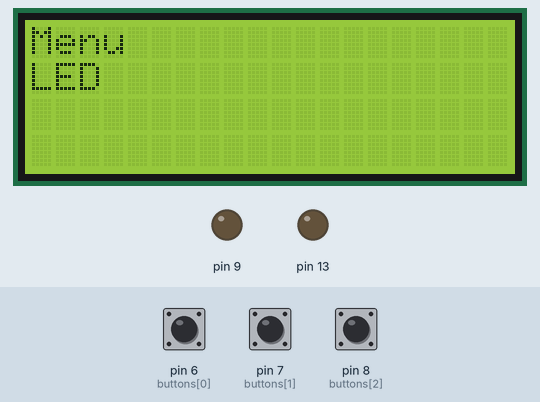
This sketch was run on a simulated Arduino Uno, built with avr-gcc and run on an emulated ATmega328P. Shown: 20×4 character LCD, output pins drawn as LEDs (lit = HIGH). The test bench sets the inputs (shaded band); at power-on: pin 6 (buttons[0]) HIGH, pin 7 (buttons[1]) HIGH, pin 8 (buttons[2]) HIGH.

Above: at 2.2 s.
2.3 s: pin 6 (buttons[0]) pulled LOW for 0.15 s
At 3.1 s:
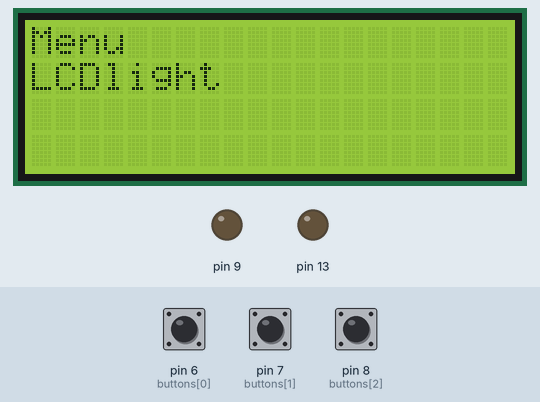
3.9 s: pin 7 (buttons[1]) pulled LOW for 0.15 s
5.5 s: pin 6 (buttons[0]) pulled LOW for 1 s
At 7.7 s:
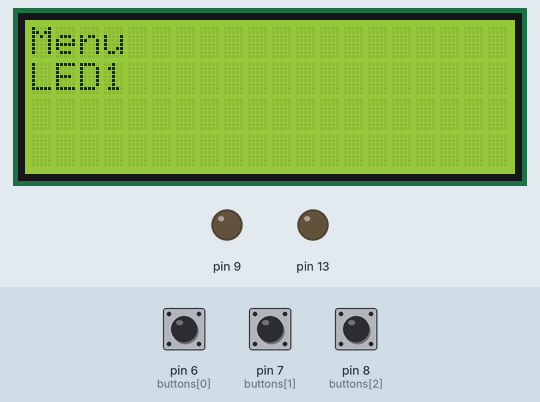
8.0 s: pin 7 (buttons[1]) pulled LOW for 1 s
At 9.8 s:
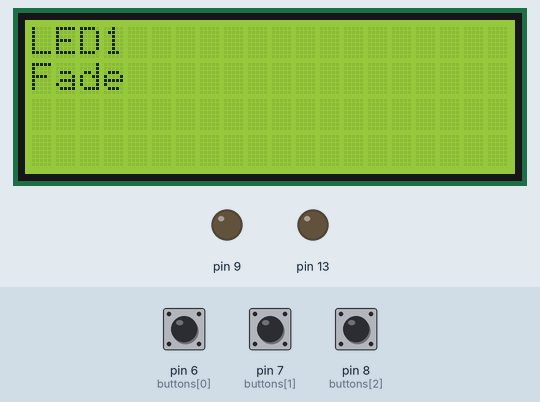
10.5 s: pin 6 (buttons[0]) pulled LOW for 0.15 s
At 11.7 s:
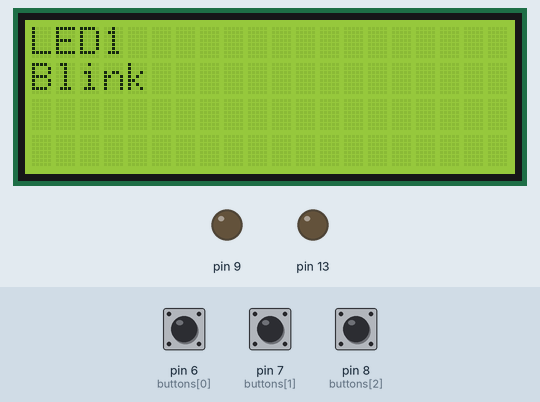
12.1 s: pin 7 (buttons[1]) pulled LOW for 0.15 s
Timing chart, 0 to 14.7 s (numbered marks = the images above; inputs shaded):
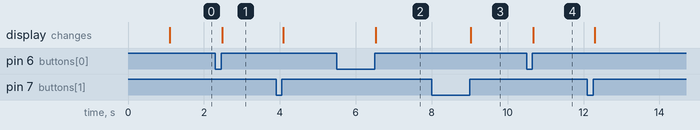

The sketch:

sketch_oct05a.ino
```cpp
//
//#include <LiquidCrystal.h>
//LiquidCrystal lcd(12, 11, 10, 5, 4, 3, 2); // ARDUINO UNO
#include <Wire.h>
#include <LiquidCrystal_I2C.h>

LiquidCrystal_I2C lcd(0x27, 20, 4); // set the LCD address to 0x27 for a 16 chars and 2 line display


//LiquidCrystal lcd(3, 2, 1, 7, 8, 9, 10); // ATTINY84
byte buttons[] = {6, 7, 8}; //10 for additional pin
const byte nrButtons = 3; // change to 4 if additional button added
int menusize = 12;
String menu[] = {
  "Menu",                   //0
  "Menu>LED",               //1
  "Menu>LED>Off",           //2
  "Menu>LED>On",            //3
  "Menu>LED>Fade",          //4
  "Menu>LED>Blink",         //5
  "Menu>LCDlight",          //6
  "Menu>LED1",              //7
  "Menu>LED1>Off",          //8
  "Menu>LED1>On",            //9
  "Menu>LED1>Fade",          //10
  "Menu>LED1>Blink",         //11

};

int t;
byte pressedButton, currentPos, currentPosParent, possiblePos[20], possiblePosCount, possiblePosScroll = 0;
String parent = "";

int brightness;
int LCDtoggle = 0;
int fadeAmount = 5;
unsigned long timer = (millis() / 10);
int ledMode = 0;
int ledModeone = 0;

void updateMenu () {
  possiblePosCount = 0;
  while (possiblePosCount == 0) {

    for (t = 1; t < menusize; t++) {
      if (mid(menu[t], 1, inStrRev(menu[t], ">") - 1).equals(menu[currentPos])) {
        possiblePos[possiblePosCount]  =  t;
        possiblePosCount = possiblePosCount + 1;
      }
    }

    //find the current parent for the current menu
    parent = mid(menu[currentPos], 1, inStrRev(menu[currentPos], ">") - 1);
    currentPosParent = 0;
    for (t = 0; t < menusize; t++) {
      if (parent == menu[t]) {
        currentPosParent = t;
      }
    }

    // reached the end of the Menu line
    if (possiblePosCount == 0) {
      //Menu Option Items
      switch (currentPos) {
        case 2:
        case 3:
        case 4:
        case 5:
        case 6:
        case 7:
        case 8:
        case 9:
        case 10:
        case 11: //Choose between 2,3,4,5
          for (t = 2; t < 12; t++) {
            if (mid(menu[t], len(menu[t]), 1) == "*") {
              menu[t] = mid(menu[t], 1, len(menu[t]) - 1);
            }
          }
          menu[currentPos] = menu[currentPos] + "*";
          break;
        case 12: //Toggle
          if (mid(menu[currentPos], len(menu[currentPos]), 1) == "*") {
            menu[currentPos] = mid(menu[currentPos], 1, len(menu[currentPos]) - 1);
          } else {
            menu[currentPos] = menu[currentPos] + "*";
          }

          break;
      }

      //Set Variables
      switch (currentPos) {
        case 2:
          ledMode = 0;
          break;
        case 3:
          ledMode = 1;
          break;
        case 4:
          brightness = 128;
          ledMode = 2;
          break;
        case 5:
          brightness = 0;
          ledMode = 3;
          break;
        case 8:
          ledModeone = 0;
          break;
        case 9:
          ledModeone = 1;
        case 10:
          brightness = 128;
          ledModeone = 2;
          break;
        case 11:
          brightness = 0;
          ledModeone = 3;
          break;
          break;
        case 12:
          LCDtoggle = abs(LCDtoggle - 1);
          break;
      }

      // go to the parent
      currentPos = currentPosParent;
    }
  }
  lcd.clear();
  lcd.setCursor(0, 0); lcd.print(mid(menu[currentPos], inStrRev(menu[currentPos], ">") + 1, len(menu[currentPos]) - inStrRev(menu[currentPos], ">")));
  lcd.setCursor(0, 1); lcd.print(mid(menu[possiblePos[possiblePosScroll]], inStrRev(menu[possiblePos[possiblePosScroll]], ">") + 1, len(menu[possiblePos[possiblePosScroll]]) - inStrRev(menu[possiblePos[possiblePosScroll]], ">")));

}

// Look for a button press
byte checkButtonPress() {
  byte bP = 0;
  byte rBp = 0;
  for (t = 0; t < nrButtons; t++) {
    if (digitalRead(buttons[t]) == 0) {
      bP = (t + 1);
    }
  }
  rBp = bP;
  while (bP != 0) { // wait while the button is still down
    bP = 0;
    for (t = 0; t < nrButtons; t++) {
      if (digitalRead(buttons[t]) == 0) {
        bP = (t + 1);
      }
    }
  }
  return rBp;
}


void setup() {
  lcd.backlight();

  lcd.init();
  lcd.clear();

  for (t = 0; t < nrButtons; t++) {
    pinMode(buttons[t], INPUT_PULLUP);
  }

  pinMode(13, OUTPUT);
  pinMode(9, OUTPUT);

  lcd.setCursor(0, 0); lcd.print("HELLO");
  delay(1000);
  updateMenu();

}

void loop()
{
  switch (ledMode) {
    case 0:
      analogWrite(9, 0);
      break;
    case 1:
      analogWrite(9, 255);
      break;
    case 3:
      if ((millis() / 10) - timer > 30) {
        timer = (millis() / 10);
        brightness = abs(brightness - 255);
        timer = (millis() / 10);
        analogWrite(9, brightness);
      }
      break;
    case 2:
      if ((millis() / 10) - timer > 3) {
        timer = (millis() / 10);
        analogWrite(9, brightness);
        brightness = brightness + fadeAmount;
        if (brightness <= 0 || brightness >= 255) {
          fadeAmount = -fadeAmount;
        }
      }
      break;
      switch (ledModeone) {
        case 7:
          analogWrite(13, 255);
          break;
        case 10:
          if ((millis() / 10) - timer > 30) {
            timer = (millis() / 10);
            brightness = abs(brightness - 255);
            timer = (millis() / 10);
            analogWrite(13, brightness);
          }
          break;
        case 11:
          if ((millis() / 10) - timer > 3) {
            timer = (millis() / 10);
            analogWrite(13, brightness);
            brightness = brightness + fadeAmount;
            if (brightness <= 0 || brightness >= 255) {
              fadeAmount = -fadeAmount;
            }
          }
          break;
      }
  }

  pressedButton = checkButtonPress();
  if (pressedButton != 0) {
    switch (pressedButton) {
      case 1:
        possiblePosScroll = (possiblePosScroll + 1) % possiblePosCount; // Scroll
        break;
      // If I wanted a 4 button controll of the menu
      //case 4:
      //  possiblePosScroll = (possiblePosScroll + possiblePosCount - 1) % possiblePosCount; // Scroll
      //break;
      case 2:
        currentPos = possiblePos[possiblePosScroll]; //Okay
        break;
      case 3:
        currentPos = currentPosParent; //Back
        possiblePosScroll = 0;
        break;
      case 7:
        possiblePosScroll = (possiblePosScroll + 1) % possiblePosCount; // Scroll
        break;
      // If I wanted a 4 button controll of the menu
      //case 4:
      //  possiblePosScroll = (possiblePosScroll + possiblePosCount - 1) % possiblePosCount; // Scroll
      //break;
      case 8:
        currentPos = possiblePos[possiblePosScroll]; //Okay
        break;
      case 9:
        currentPos = currentPosParent; //Back
        possiblePosScroll = 0;
        break;
    }
    updateMenu();
  }
}
String mid(String str, int start, int len) {
  int t = 0;
  String u = "";
  for (t = 0; t < len; t++) {
    u = u + str.charAt(t + start - 1);
  }
  return u;
}

int inStrRev(String str, String chr) {
  int t = str.length() - 1;
  int u = 0;
  while (t > -1) {
    if (str.charAt(t) == chr.charAt(0)) {
      u = t + 1; t = -1;
    }
    t = t - 1;
  }
  return u;
}

int len(String str) {
  return str.length();
}
```

Measured:
- after the input at 2.3 s, the display: changes after 0.18 s (image 1)
- after the input at 5.5 s, the display: changes after 1.0 s (image 2)
- after the input at 8.0 s, the display: changes after 1.0 s (image 3)
- after the input at 10.5 s, the display: changes after 0.18 s (image 4)
